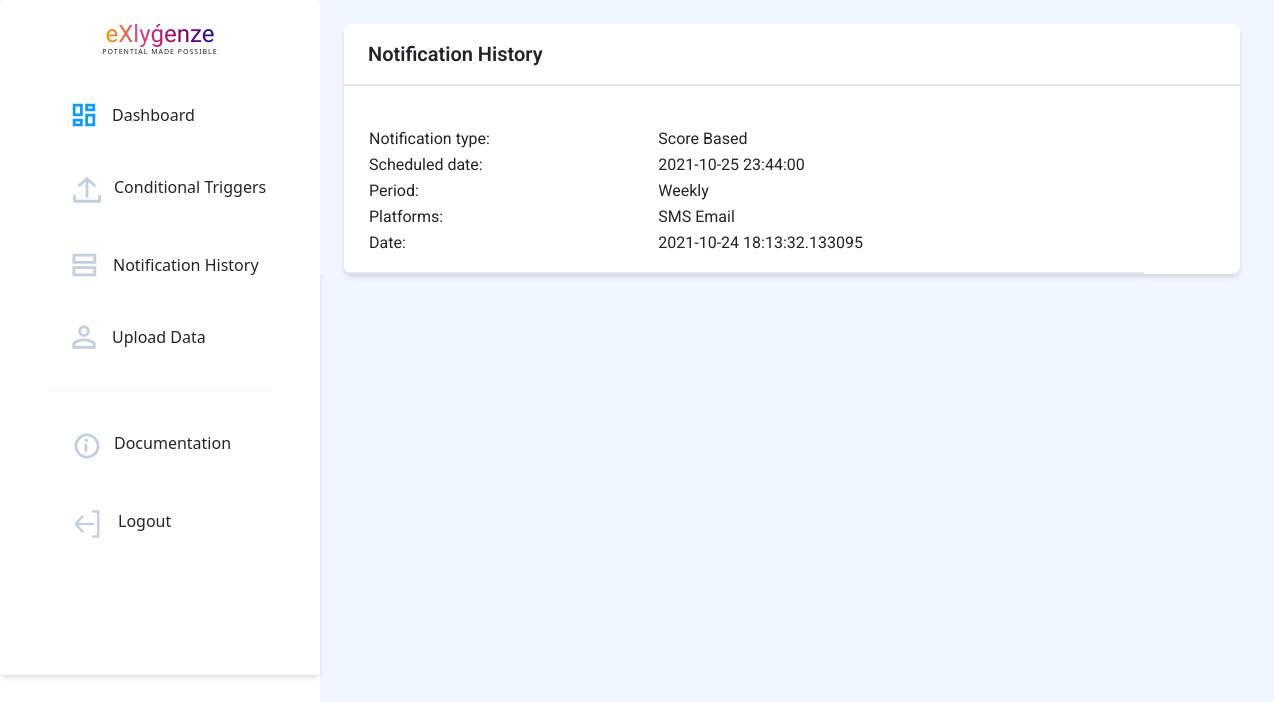
Screenshot of /history/1 (signed in) with the database file from the repository.
### application/models.py (models this page shows, shortened)
class NotificationHistory(db.Model, UserMixin):
    id = db.Column(db.Integer, primary_key=True)
    type = db.Column(db.String(20),nullable=False)
    scheduled_date = db.Column(db.DateTime, default = datetime.utcnow)
    period = db.Column(db.Integer)
    message_body = db.Column(db.String(500),nullable=False)
    score = db.Column(db.String(100),default='')
    event = db.Column(db.String(100),default='')
    activity = db.Column(db.String(100),default='')
    email = db.Column(db.Boolean,default=False,nullable=False)
    whatsapp = db.Column(db.Boolean,default=False,nullable=False)
    sms = db.Column(db.Boolean,default=False,nullable=False)
    date_time = db.Column(db.DateTime,nullable = False, default = datetime.utcnow)
    user_id = db.Column(db.Integer,db.ForeignKey('user.id'),nullable=False)

### application/routes.py (the view)
@app.route('/history/<int:notif_id>')
def notification_history_id(notif_id):
    if current_user.is_authenticated:
        notif = NotificationHistory.query.get(notif_id)
        return render_template('history_id.html', notif=notif)
    else:
        return redirect(url_for('login'))

### application/models.py (called while the page is built)
@login_manager.user_loader
def load_user(user_id):
    return User.query.get(int(user_id))

### application/templates/history_id.html (shortened to what this page needs)
{% extends 'basic.html'%}
{% block body %}
<body>
    <div class="bg-blue-50 flex">
        {% include "navbar.html" %}
        <div class="flex">
            <div>
                <div class="subideabody" style="font-family: 'Roboto';">
                    <div class=" bg-blue-50 flex  ">
                        <div class="mx-4 flex-grow">
                            <br>
                            <div class=" flex flex-wrap ">
                                <div class=" bg-white max-w-4xl rounded-lg w-screen shadow-md">
                                    <div>
                                        <div class="py-3 pl-6 font-medium text-xl border-b-2 font-semibold">Notification History </div>
                                        <br>
                                        <div class="py-3 pl-6 border-b-2" style = "width:800px">
                                            <table style = "width: 100%;">
                                                <tr>
                                                    <td>Notification type: </td>
                                                    <td>{{notif.type}}</td>
                                                </tr>
                                                <tr>
                                                    <td>Scheduled date: </td>
                                                    <td>{{notif.scheduled_date}}</td>
                                                </tr>
                                                <tr>
                                                    <td>Period: </td>
                                                    <td>{{notif.period}}</td>
                                                </tr>
                                                <tr>
                                                    <td>Platforms: </td>
                                                    <td>{% if notif.whatsapp %}Whats App {% endif %}{% if notif.sms %} SMS {% endif %}{% if notif.email %} Email {% endif %}</td>
                                                </tr>
                                                <tr>
                                                    <td>Date: </td>
                                                    <td>{{notif.date_time}}</td>
                                                </tr>
                                            </table>
                                    </div>
                                    </div>
                                </div>
                            </div>
                        </div>
                    </div>
                </div>
            </div>
        </div>
    </div>
</body>
{%endblock%}

### application/templates/history_id.html (style rules this page uses)
.subideabody { font-family: 'Poppins'; background-color: #f8f8f8; }

### rows the page displays
NotificationHistory: type "Score Based", scheduled_date "2021-10-25 23:44:00", period "Weekly", date_time "2021-10-24 18:13:32.133095"
